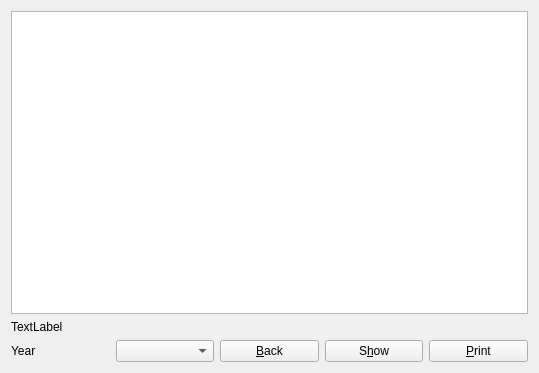
<?xml version="1.0" encoding="UTF-8"?>
<ui version="4.0">
 <class>LedgerEditWidget</class>
 <widget class="QWidget" name="LedgerEditWidget">
  <property name="geometry">
   <rect>
    <x>0</x>
    <y>0</y>
    <width>539</width>
    <height>373</height>
   </rect>
  </property>
  <property name="windowTitle">
   <string>Edit ledger</string>
  </property>
  <layout class="QGridLayout" name="gridLayout_2">
   <item row="0" column="0">
    <layout class="QGridLayout" name="gridLayout">
     <item row="0" column="0">
      <widget class="QTextEdit" name="textEdit"/>
     </item>
     <item row="2" column="0">
      <layout class="QHBoxLayout" name="horizontalLayout">
       <item>
        <widget class="QLabel" name="label">
         <property name="text">
          <string>Year</string>
         </property>
        </widget>
       </item>
       <item>
        <widget class="QComboBox" name="yearComboBox"/>
       </item>
       <item>
        <widget class="QPushButton" name="quitButton">
         <property name="text">
          <string>&amp;Back</string>
         </property>
        </widget>
       </item>
       <item>
        <widget class="QPushButton" name="showButton">
         <property name="text">
          <string>S&amp;how</string>
         </property>
        </widget>
       </item>
       <item>
        <widget class="QPushButton" name="printButton">
         <property name="text">
          <string>&amp;Print</string>
         </property>
        </widget>
       </item>
      </layout>
     </item>
     <item row="1" column="0">
      <widget class="QLabel" name="infoLabel">
       <property name="text">
        <string>TextLabel</string>
       </property>
      </widget>
     </item>
    </layout>
   </item>
  </layout>
 </widget>
 <resources/>
 <connections/>
</ui>
